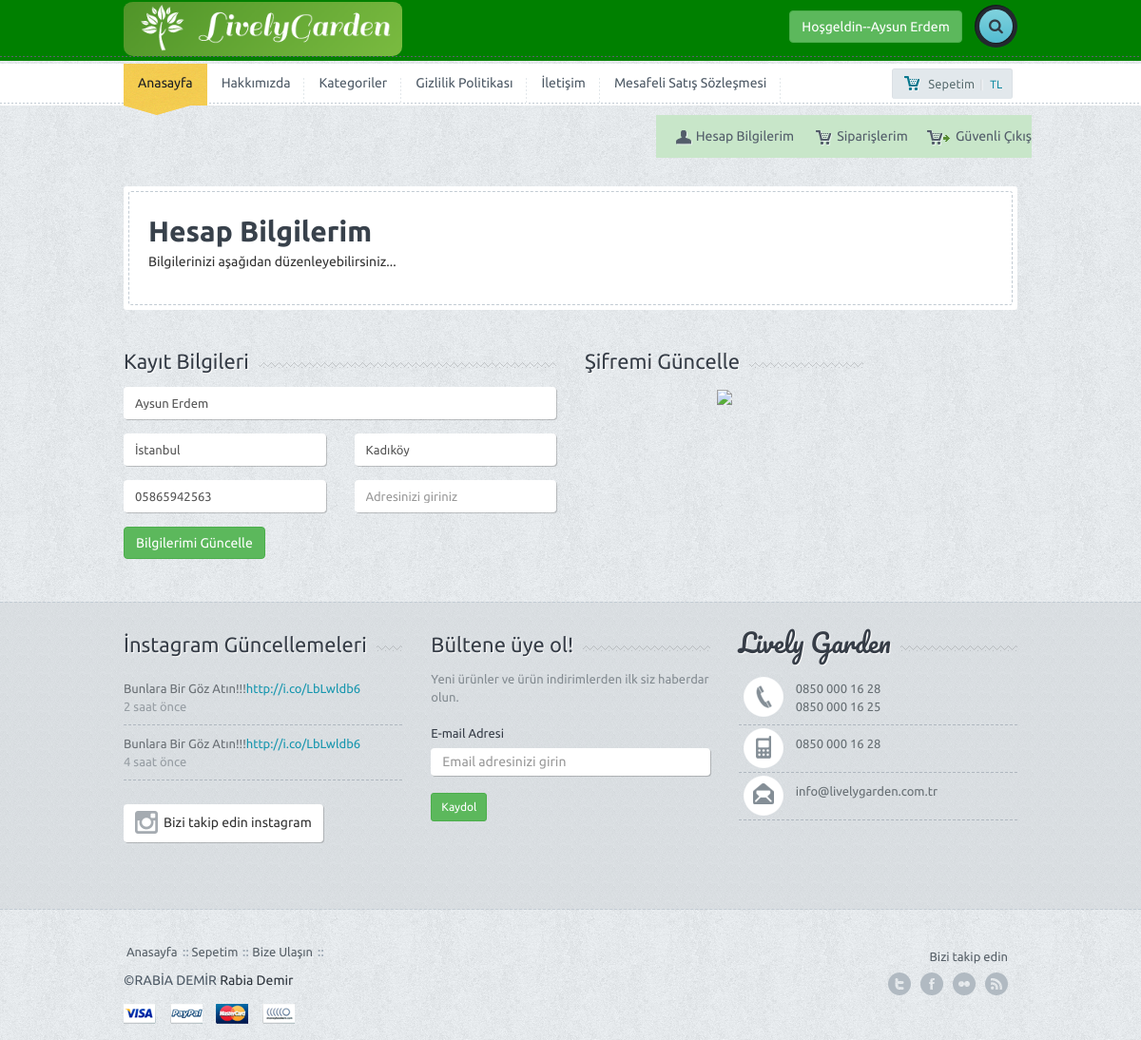
Screenshot of /myAccount.php (signed in) with the database file from the repository.
### tables this page shows
CREATE TABLE `setting` (
  `setting_id` int(11) NOT NULL,
  `setting_logo` varchar(300) NOT NULL,
  `setting_url` varchar(50) NOT NULL,
  `setting_title` varchar(300) NOT NULL,
  `setting_description` varchar(300) NOT NULL,
  `setting_keywords` varchar(50) NOT NULL,
  `setting_author` varchar(250) NOT NULL,
  `setting_phone` varchar(50) NOT NULL,
  `setting_gsm` varchar(50) NOT NULL,
  `setting_fax` varchar(50) NOT NULL,
  `setting_mail` varchar(50) NOT NULL,
  `setting_district` varchar(50) NOT NULL,
  `setting_province` varchar(50) NOT NULL,
  `setting_address` varchar(250) NOT NULL,
  `setting_shift` varchar(250) NOT NULL,
  `setting_maps` varchar(250) NOT NULL,
  `setting_analystic` varchar(250) NOT NULL,
  `setting_zopim` varchar(250) NOT NULL,
  `setting_facebook` varchar(50) NOT NULL,
  `setting_twitter` varchar(50) NOT NULL,
  `setting_google` varchar(50) NOT NULL,
  `setting_youtube` varchar(50) NOT NULL,
  `setting_smtphost` varchar(50) NOT NULL,
  `setting_smtpuser` varchar(50) NOT NULL,
  `setting_smtppassword` varchar(50) NOT NULL,
  `setting_smtpport` varchar(50) NOT NULL,
  `setting_maintenance` enum('0','1') NOT NULL DEFAULT '1'
);

CREATE TABLE `user` (
  `user_id` int(11) NOT NULL,
  `user_time` datetime NOT NULL DEFAULT current_timestamp(),
  `user_image` varchar(250) NOT NULL,
  `user_tc` varchar(30) NOT NULL,
  `user_nickname` varchar(50) NOT NULL,
  `user_mail` varchar(50) NOT NULL,
  `user_gsm` varchar(50) NOT NULL,
  `user_name` varchar(100) NOT NULL,
  `user_address` varchar(200) NOT NULL,
  `user_district` varchar(50) NOT NULL,
  `user_province` varchar(50) NOT NULL,
  `user_degree` varchar(50) NOT NULL,
  `user_authority` varchar(50) NOT NULL,
  `user_status` int(1) NOT NULL,
  `user_password` varchar(50) NOT NULL
);

CREATE TABLE `menu` (
  `menu_id` int(11) NOT NULL,
  `menu_top` varchar(50) NOT NULL,
  `menu_name` varchar(50) NOT NULL,
  `menu_detail` text NOT NULL,
  `menu_order` int(2) NOT NULL,
  `menu_url` varchar(250) NOT NULL,
  `menu_status` enum('0','1') NOT NULL,
  `menu_seourl` varchar(250) NOT NULL
);

### admin/production/function.php (called while the page is built, shortened)
<?php
function seo($str, $options = array())
{
    $str = mb_convert_encoding((string)$str, 'UTF-8', mb_list_encodings());
    $defaults = array(
        'delimiter' => '-',
        'limit' => null,
        'lowercase' => true,
        'replacements' => array(),
        'transliterate' => true
    );
    $options = array_merge($defaults, $options);
    $str = preg_replace(array_keys($options['replacements']), $options['replacements'], $str);
    if ($options['transliterate']) {
        $str = str_replace(array_keys($char_map), $char_map, $str);
    }
    $str = preg_replace('/[^\p{L}\p{Nd}]+/u', $options['delimiter'], $str);
    $str = preg_replace('/(' . preg_quote($options['delimiter'], '/') . '){2,}/', '$1', $str);
    $str = mb_substr($str, 0, ($options['limit'] ? $options['limit'] : mb_strlen($str, 'UTF-8')), 'UTF-8');
    $str = trim($str, $options['delimiter']);
    return $options['lowercase'] ? mb_strtolower($str, 'UTF-8') : $str;
}
?>

### myAccount.php (the view, shortened to what this page needs)
<?php include 'header.php'; ?>
<div class="container">
	<div class="row">
		<div class="col-md-12">
			<div class="page-title-wrap">
				<div class="page-title-inner">
					<div class="row">
						<div class="col-md-12">
							<div class="bigtitle">Hesap Bilgilerim</div>
							<p >Bilgilerinizi aşağıdan düzenleyebilirsiniz...</p>
						</div>
					</div>
				</div>
			</div>
		</div>
	</div>
	<form action="admin/operation/operation.php" method="POST" class="form-horizontal checkout" role="form">
		<div class="row">
			<div class="col-md-6">
				<div align="left" class="title-bg">
					<div   class="title">Kayıt Bilgileri</div>
				</div>
				<div class="form-group dob">
					<div class="col-sm-12">
						<input type="text" class="form-control"  required="" name="user_name" placeholder="Adınızı Giriniz" value="<?php echo $getUser['user_name'] ?>">
					</div>
				</div>
				<div class="form-group dob">
					<div class="col-sm-6">
						<input type="text" class="form-control" name="user_province" placeholder="Şehir giriniz"   value="<?php echo $getUser['user_province'] ?>">
					</div>
					<div class="col-sm-6">
						<input type="text" class="form-control" name="user_district"  placeholder="İlçe giriniz" value="<?php echo $getUser['user_district'] ?>">
					</div>
				</div>
						<div class="form-group dob">
					<div class="col-sm-6">
						<input type="text" class="form-control" name="user_gsm" placeholder="Telefon numarası giriniz"   value="<?php echo $getUser['user_gsm'] ?>">
					</div>
					<div class="col-sm-6">
						<input type="text" class="form-control" name="user_address" placeholder="Adresinizi giriniz"  value="<?php echo $get['user_address'] ?>">
					</div>
				</div>
					<button type="submit" name="userİnformationUpdate" class="btn btn-default btn-success">Bilgilerimi Güncelle</button>
				</div>
					<div class="col-md-4">
				<div   class="title-bg">
					<div class="title"> Şifremi Güncelle</div>
				</div>
				<center><a href="updatePassword.php"><img width="300" src="dimg/updatepassword.jpg"></a></center>
			</div>
			</div>
			</div>
		</div>
	</div>
<div class="spacer"></div>
<?php include 'footer.php'; ?>

### header.php (shortened to what this page needs)
<?php
include 'admin/operation/connect.php';
include 'admin/production/function.php';
$askSetting=$db->prepare("SELECT * FROM setting where setting_id=:id");
$askSetting->execute(array(
   'id'=>0));
$getSetting=$askSetting->fetch(PDO::FETCH_ASSOC);
$askUser=$db->prepare("SELECT * FROM user where user_mail=:mail ");
$askUser->execute(array(
  'mail' => $_SESSION['userUser_mail']
  ));
$getUser=$askUser->fetch(PDO::FETCH_ASSOC);
 ?>
<!DOCTYPE html>
<html lang="en">
  <head>
	<link href='font-awesome\css\font-awesome.css' rel="stylesheet" type="text/css">
    <link href="bootstrap\css\bootstrap.min.css" rel="stylesheet">
	<link rel="stylesheet" href="style.css">
	<link rel="stylesheet" href="css\owl.carousel.css">
	<link rel="stylesheet" href="css\owl.transitions.css">
	<link rel="stylesheet" href="css\owl.carousel.min.js">
  </head>
  <body>
  <div id="wrapper">
	<div style="background:green; "  class="header">
		<div class="container">
			<div class="row">
				<div class="col-xs-6 col-md-4 main-logo">
					<a  href="index.php"><img  src="<?php  echo $getSetting['setting_logo']; ?>" alt="logo" class="logo img-responsive" style= "border-radius: 10px;"></a>
				</div>
				<div    class="col-md-8">
					<div class="pushright">
						<div  class="top">
				<?php
             if (!isset($_SESSION['userUser_mail'])) {?>
             <a href="#" id="reg" class="btn btn-default btn-success">Giriş Yap<span>-- yada --</span>Kayıt Ol</a>
             <?php } else { ?>
             <a  class="btn btn-default btn-success">Hoşgeldin<span>--</span><?php echo $getUser['user_name'] ?></a>
             <?php } ?>
							<div  class="srch-wrap">
								<a href="#" id="srch" class="btn btn-default btn-search "><i class="fa fa-search"></i></a>
							</div>
						</div>
					</div>
				</div>
			</div>
		</div>
		<div class="dashed"></div>
	</div>
	<div class="main-nav">
		<div class="navbar navbar-default navbar-static-top">
  <div class="container">
   <div class="row">
    <div class="col-md-10">
		<div  class="navbar-collapse collapse">
    <ul class="nav navbar-nav">
     <li><a href="index.php"  class="active">Anasayfa</a><div class="curve"></div></li>
     <?php
     $askMenu=$db->prepare("SELECT * FROM menu where menu_status=:status order by menu_order ASC limit 5");
     $askMenu->execute(array(
      'status' => 1
      ));
     while($getMenu=$askMenu->fetch(PDO::FETCH_ASSOC)) {
       ?>
       <li><a href="
        <?php
        if (!empty($getMenu['menu_url'])) {
          echo $getMenu['menu_url'];
        } else {
          echo "page-".seo($getMenu['menu_name']);
        }
        ?>
        "><?php echo $getMenu['menu_name'] ?></a></li>
        <?php } ?>
      </ul>
    </div>
</div>
<div class="col-md-2 machart">
						<button id="popcart" class="btn btn-default btn-chart btn-sm "><span class="mychart">Sepetim</span>|<span class="allprice"><?php  echo $total_price; ?> TL</span></button>
						</div>
			<?php
if (isset($_SESSION['userUser_mail'])) {?>
<ul style="background:#C8E6C9 " class="small-menu">
  <li><a href="myAccount" class="myacc">Hesap Bilgilerim</a></li>
  <li><a  href="myOrders" class="myshop">Siparişlerim</a></li>
  <li><a href="logout.php" class="mycheck">Güvenli Çıkış</a></li>
</ul>
<?php }
?>
</div>
</div>
</div>

### footer.php (shortened to what this page needs)
<div class="f-widget">
		<div class="container">
			<div class="row">
				<div class="col-md-4">
					<div class="title-widget-bg">
						<div class="title-widget">İnstagram Güncellemeleri</div>
					</div>
					<ul class="tweets">
						<li>Bunlara Bir Göz Atın!!!<a href="#">http://i.co/LbLwldb6 </a>
						<span>2 saat önce</span></li>
						<li>Bunlara Bir Göz Atın!!!<a href="#">http://i.co/LbLwldb6 </a>
						<span>4 saat önce</span></li>
					</ul>
					<a href="#" class="btn btn-default btn-follow"><i class="fa fa-instagram fa-2x"></i><div>Bizi takip edin instagram</div></a>
				</div>
				<div class="col-md-4">
					<div class="title-widget-bg">
						<div class="title-widget">Bültene üye ol!</div>
					</div>
					<div class="newsletter">
						<p>
						Yeni ürünler ve ürün indirimlerden ilk siz haberdar olun.
						</p>
						<form role="form">
							<div class="form-group">
								<label>E-mail Adresi</label>
								<input type="email" class="form-control newstler-input" id="exampleInputEmail1" placeholder="Email adresinizi girin">
								<br>
								<button class="btn btn-default btn-success btn-sm">Kaydol</button>
							</div>
						</form>
					</div>
				</div>
				<div class="col-md-4">
					<div class="title-widget-bg">
						<div class="title-widget-cursive">Lively Garden</div>
					</div>
					<ul class="contact-widget">
						<li class="fphone"><?php echo $getSetting['setting_phone']; ?><br> <?php echo $getSetting['setting_fax']; ?> </li>
						<li class="fmobile"><?php  echo $getSetting['setting_gsm']?></li>
						<li class="fmail lastone"><?php  echo $getSetting['setting_mail']?></li>
					</ul>
				</div>
			</div>
			<div class="spacer"></div>
		</div>
	</div>
	<div class="footer">
		<div class="container">
			<div class="row">
				<div class="col-md-9">
					<ul class="footermenu">
						<li><a href="index.php">Anasayfa</a></li>
						<li><a href="cart.php">Sepetim</a></li>
						<li><a href="contact.php">Bize Ulaşın</a></li>
					</ul>
					<div class="f-credit">&copy;<?php echo $getSetting['setting_author']; ?> <a href="https://www.linkedin.com/in/rabiademirr/">Rabia Demir</a></div>
					<a href=""><div class="payment visa"></div></a>
					<a href=""><div class="payment paypal"></div></a>
					<a href=""><div class="payment mc"></div></a>
					<a href=""><div class="payment nh"></div></a>
				</div>
				<div class="col-md-3">
					<div class="followon">Bizi takip edin</div>
					<div class="fsoc">
						<a href="http://<?php echo $getSetting['setting_twitter'];  ?>" class="ftwitter">twitter</a>
						<a href="http://<?php echo $getSetting['setting_facebook'];  ?>" class="ffacebook">facebook</a>
                        <a href="http://<?php echo $getSetting['setting_youtube'];  ?>" class="fflickr">youtube</a>
						<a href="http://<?php echo $getSetting['setting_google'];  ?>" class="ffeed">Google</a>
					</div>
					<div class="clearfix"></div>
				</div>
			</div>
		</div>
	</div>
  </body>
</html>

### rows the page displays
setting: setting_logo (picture), setting_phone "0850 000 16 28", setting_fax "0850 000 16 25", setting_gsm "0850 000 16 28", setting_mail "info@livelygarden.com.tr", setting_author "RABİA DEMİR"
user: user_name "Aysun Erdem", user_province "İstanbul", user_district "Kadıköy", user_gsm "05865942563"
menu: menu_name "Hakkımızda"
menu: menu_name "Kategoriler"
menu: menu_name "Gizlilik Politikası"
menu: menu_name "İletişim"
menu: menu_name "Mesafeli Satış Sözleşmesi"
